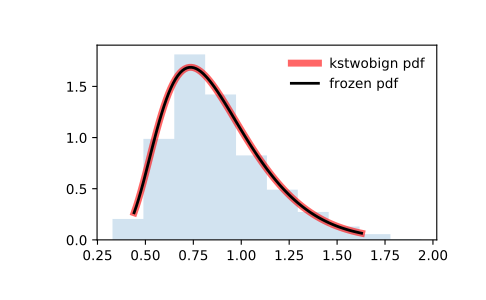

Here is the Python script that generated this plot:
from scipy.stats import kstwobign
import matplotlib.pyplot as plt
fig, ax = plt.subplots(1, 1)

# Calculate a few first moments:

mean, var, skew, kurt = kstwobign.stats(moments='mvsk')

# Display the probability density function (``pdf``):

x = np.linspace(kstwobign.ppf(0.01),
                kstwobign.ppf(0.99), 100)
ax.plot(x, kstwobign.pdf(x),
       'r-', lw=5, alpha=0.6, label='kstwobign pdf')

# Alternatively, the distribution object can be called (as a function)
# to fix the shape, location and scale parameters. This returns a "frozen"
# RV object holding the given parameters fixed.

# Freeze the distribution and display the frozen ``pdf``:

rv = kstwobign()
ax.plot(x, rv.pdf(x), 'k-', lw=2, label='frozen pdf')

# Check accuracy of ``cdf`` and ``ppf``:

vals = kstwobign.ppf([0.001, 0.5, 0.999])
np.allclose([0.001, 0.5, 0.999], kstwobign.cdf(vals))
# True

# Generate random numbers:

r = kstwobign.rvs(size=1000)

# And compare the histogram:

ax.hist(r, density=True, histtype='stepfilled', alpha=0.2)
ax.legend(loc='best', frameon=False)
plt.show()
